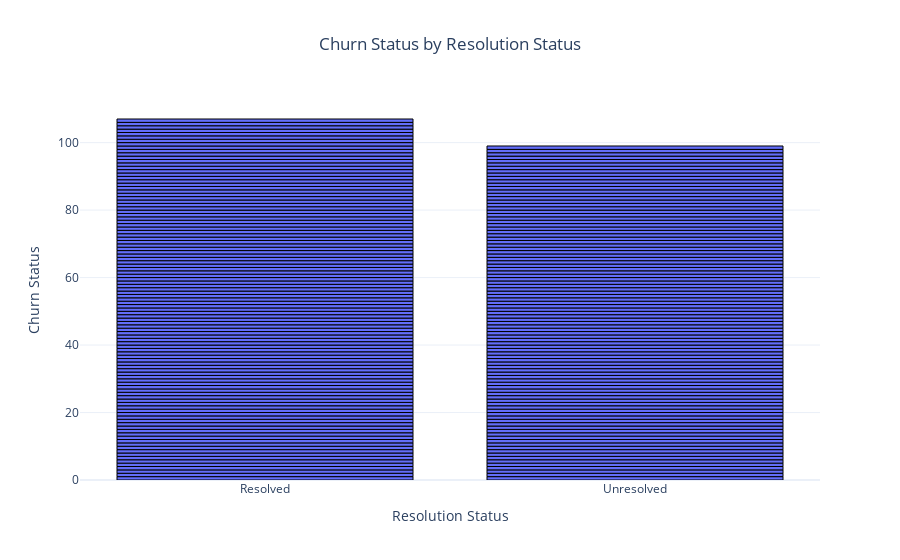

The cell this chart's notebook holds for it:
### Markdown cell above
It is observed that the people who had churn status high had there issues resolved

### Code cell
# Bar chart for Resolution Status and Churn Status
fig = plot_bar(customer_service_df, 
               x_column='ResolutionStatus', 
               y_column='ChurnStatus', 
               title="Churn Status by Resolution Status", 
               x_label="Resolution Status", 
               y_label="Churn Status", 
               orientation='v')
fig.show()

### Figure 1 — Plotly figure (JSON) as saved in the notebook; plotly's stock layout.template omitted (floating-point values rounded to 4 significant figures; data arrays with more than 128 entries replaced by an {"elided": "..."} marker saying what was removed)
{"data": [{"alignmentgroup": "True", "hovertemplate": "ResolutionStatus=%{x}<br>ChurnStatus=%{y}<extra></extra>", "legendgroup": "", "marker": {"color": "#636efa", "line": {"color": "black", "width": 1}, "pattern": {"shape": ""}}, "name": "", "offsetgroup": "", "orientation": "v", "showlegend": false, "textposition": "auto", "type": "bar", "x": {"elided": "206 str values"}, "xaxis": "x", "y": {"elided": "206 int values"}, "yaxis": "y"}], "layout": {"autosize": true, "barmode": "relative", "legend": {"tracegroupgap": 0}, "title": {"text": "Churn Status by Resolution Status", "x": 0.5}, "xaxis": {"anchor": "y", "autorange": true, "domain": [0, 1], "range": [-0.5, 1.5], "title": {"text": "Resolution Status"}, "type": "category"}, "yaxis": {"anchor": "x", "autorange": true, "domain": [0, 1], "range": [0, 112.6], "title": {"text": "Churn Status"}, "type": "linear"}}}
